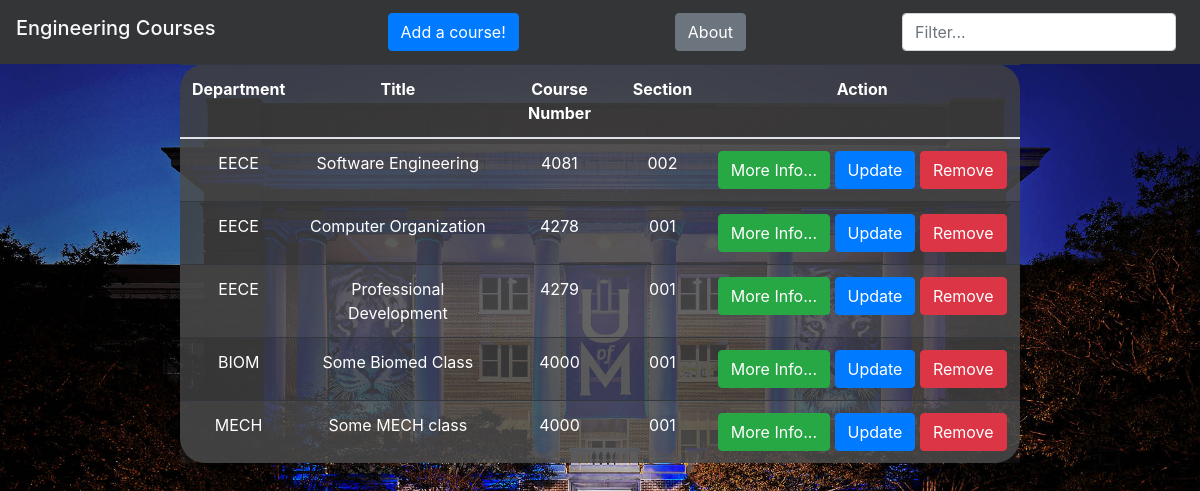
The app's page /, older data.
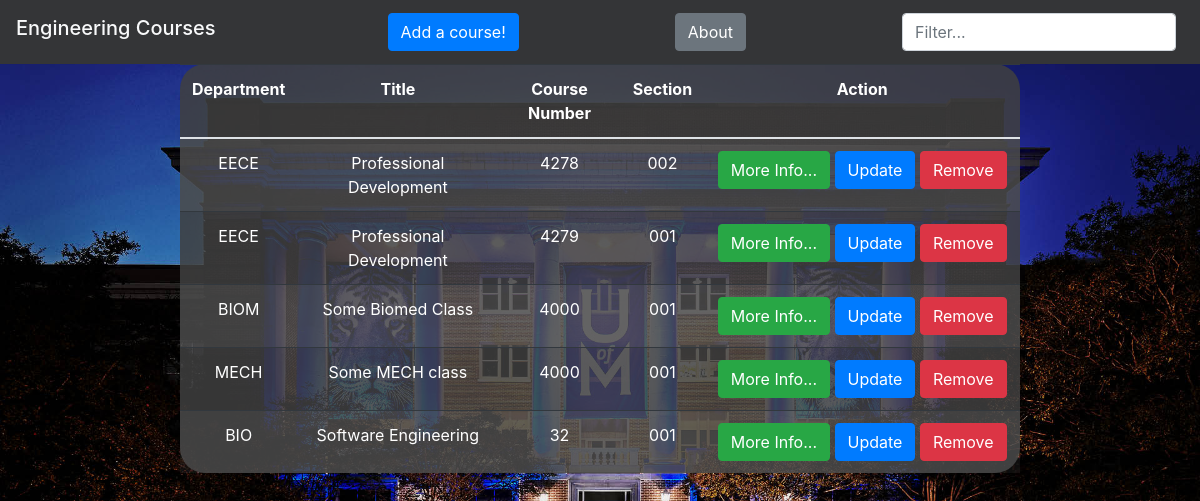
The same page, newer data.
### app.py (models this page shows, shortened)
class Course(db.Model):
    department = db.Column(db.String(4), nullable = False)
    title = db.Column(db.String(40), nullable = False)
    number = db.Column(db.String(9), nullable = False)
    section = db.Column(db.Integer, nullable = False)
    description = db.Column(db.String(400), nullable = True)
    id = db.Column(db.Integer, primary_key=True)

### app.py (the view)
@app.route('/', methods = ['GET','POST'])
def homepage():
    course = Course.query.all()
    return render_template("homepage.html", course=course)

### templates/homepage.html (shortened to what this page needs)
<!doctype html>
<html lang="en">
<head>
    <link rel="stylesheet" href="https://maxcdn.bootstrapcdn.com/bootstrap/4.4.1/css/bootstrap.min.css">
    <link rel="stylesheet" href="https://maxcdn.bootstrapcdn.com/bootstrap/4.0.0/css/bootstrap.min.css"
>
</head>
<nav class="navbar navbar-light justify-content-between"
     style="background-color: #343537">
    <h1 class="navbar-brand text-light">Engineering Courses</h1>
    <button type="button" class="btn btn-primary" data-toggle="modal" data-target="#create{{ course.id }}">Add a
        course!
    </button>
    <a class="btn btn-secondary" href = "/about">About</a>    <form class="form-inline">
        <input class="form-control mr-sm-2" id="myInput" type="search" placeholder="Filter..." aria-label="Search">
    </form>
</nav>
<div>
    <table class="table table-striped table-dark"
           style="background-color:rgba(64, 64, 64, 0.85); width:70%; margin-left:auto; margin-right:auto; border-radius:25px;">
        <thead>
        <colgroup>
            <col span="1" style="width:10%;">
            <col span="1" style="width:25%;">
            <col span="1" style="width:15%;">
            <col span="1" style="width:10%;">
            <col span="1" style="width:40%;">
        </colgroup>
        <tr style="text-align: center; background-color: transparent;">
            <th scope="col">Department</th>
            <th scope="col">Title</th>
            <th scope="col">Course Number</th>
            <th scope="col">Section</th>
            <th scope="col">Action</th>
        </tr>
        </thead>
        <tbody id="myTable">
        {% for course in course %}
        <tr style="text-align: center;">
            <td>{{ course.department }}</td>
            <td>{{ course.title }}</td>
            <td>{{ course.number }}</td>
            <td>{{ '%03d' % (course.section) }}</td>
            <td>
                <button type="button" class="btn btn-success" data-toggle="modal" data-target="#more{{ course.id }}">
                    More Info...
                </button>
                <button type="button" class="btn btn-primary" data-toggle="modal" data-target="#update{{ course.id }}">
                    Update
                </button>
                <button type="button" class="btn btn-danger" data-toggle="modal" data-target="#delete{{ course.id }}">
                    Remove
                </button>
            </td>
        </tr>
        {% endfor %}
    </table>
</div>
</body>
</html>

Row changes from the older to the newer data that the page shows:
removed Course: department "EECE", title "Software Engineering", number "4081", section "002"
changed Course (number 1 of 5 on the later page): title "Computer Organization" → "Professional Development"; section "001" → "002"
added Course: department "BIO", title "Software Engineering", number "32", section "001"
